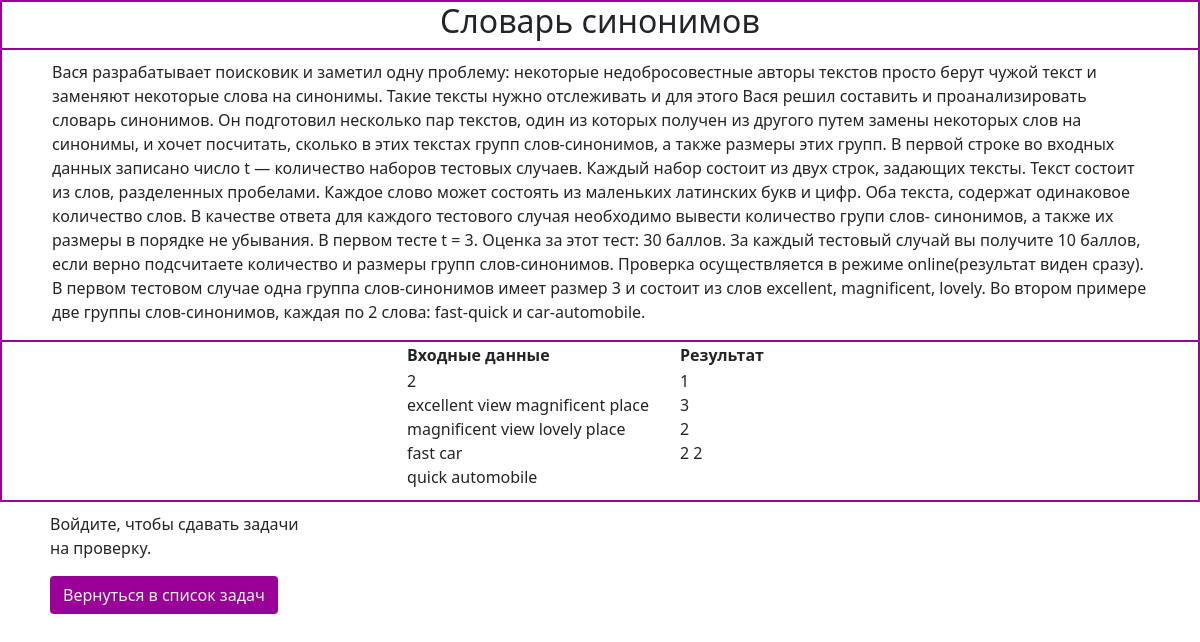
The app's page /task/2 with its own data.
### files/tasks.py (models this page shows)
class Task(SqlAlchemyBase):
    __tablename__ = 'task'
    id = sqlalchemy.Column(sqlalchemy.Integer, primary_key=True, autoincrement=True)
    name = sqlalchemy.Column(sqlalchemy.Text, nullable=True)
    text = sqlalchemy.Column(sqlalchemy.Text, nullable=True)
    input_text = sqlalchemy.Column(sqlalchemy.Text, nullable=True)
    output_text = sqlalchemy.Column(sqlalchemy.Text, nullable=True)

### app.py (the view)
@app.route('/task/<int:id_task>')
def task_page(id_task):
    db_sess = create_session()
    collection_title = '/tasks'
    t = db_sess.query(Task).filter(Task.id == id_task).first()
    return render_template('task_template.html', collection_title=collection_title, t=t, z="c")

### files/db_session.py (called while the page is built)
def create_session() -> Session:
    global __factory
    return __factory()

### templates/task_template.html (shortened to what this page needs)
<!DOCTYPE html>
<html lang="en">
<head>
    <link rel="stylesheet" href="https://cdn.jsdelivr.net/npm/bootstrap@5.1.3/dist/css/bootstrap.min.css">
    <link rel="stylesheet" href="../static/css/task.css">
</head>
<body>
    <div class="h2Div"><h2>{{t.name}}</h2></div>
    <div class="textOfTask"><p class="text-of-task">{{t.text}}</p></div>
    <div class="tableCenter">
        <table align="center">
            <tr>
                <th>Входные данные</th>
                <th>Результат</th>
            </tr>
            <tr>
                <td>
                    {% for i in t.input_text.split("<br>") %}
                        {{i}}<br>
                    {% endfor %}
                </td>
                <td>
                    {% for i in t.output_text.split("<br>") %}
                        {{i}}<br>
                    {% endfor %}
                </td>
            </tr>
        </table>
    </div>
    <div class="inputFilePy">
        {% if current_user.is_authenticated %}
            <form class="formochka" action="/path" method="POST" enctype="multipart/form-data">
                <input type="hidden" name="id" value="{{t.id}}">
                <p><input class="form-control form-control-sm" type="file" name="solut"></p>
                <p><input class="form-control form-control-sm" style="background-color: #9a0097; color: whitesmoke" type="submit" value="Отправить решение"></p>
            </form>
        {% else %}
            <p>Войдите, чтобы сдавать задачи на проверку.</p>
        {% endif %}
        {% if collection_title == '/tasks' %}
            <a class="btn" href="{{ collection_title }}" style="color: whitesmoke; background-color: #9a0097">Вернуться в список задач</a>
        {% else %}
            <a class="btn" href="/collection/{{ collection_title }}" style="color: whitesmoke; background-color: #9a0097">Вернуться в список задач</a>
        {% endif %}
    </div>
</body>
</html>

### static/css/task.css (style rules this page uses)
h2 { font-weight: normal; text-align: center; }
.text-of-task { padding-left: 50px; padding-right: 50px; padding-top: 10px; }
table { margin-top: 10x; margin-bottom: 10px; }
td, th { padding-right: 30px; }
.h2Div { border-left: 2px solid #9a0097; border-right: 2px solid #9a0097; border-top: 2px solid #9a0097; border-bottom: 1px solid #9a0097; }
.textOfTask { border-left: 2px solid #9a0097; border-right: 2px solid #9a0097; border-top: 1px solid #9a0097; border-bottom: 1px solid #9a0097; }
.tableCenter { border-left: 2px solid #9a0097; border-right: 2px solid #9a0097; border-top: 1px solid #9a0097; border-bottom: 2px solid #9a0097; }
.inputFilePy { margin-top: 10px; margin-bottom: 10px; float: left; padding-left: 50px; width: 25%; }

### records on screen
Task: name "Словарь синонимов", text "Вася разрабатывает поисковик и заметил одну проблему: некоторые недобросовестные авторы текстов просто берут чужой текст и заменяют некоторые слова на синонимы. Такие тексты нужно отслеживать и для этого Вася решил составить и проанализировать словарь синонимов. Он подготовил несколько пар текстов, один из которых получен из другого путем замены некоторых слов на синонимы, и хочет посчитать, сколько в этих текстах групп слов-синонимов, а также размеры этих групп. В первой строке во входных данных записано число t — количество наборов тестовых случаев. Каждый набор состоит из двух строк, задающих тексты. Текст состоит из слов, разделенных пробелами. Каждое слово может состоять из маленьких…"

### other values on screen
{{ i }} "2" "excellent view magnificent place" "magnificent view lovely place" "fast car" "quick automobile"
{{ i }} "1" "3" "2" "2 2"
